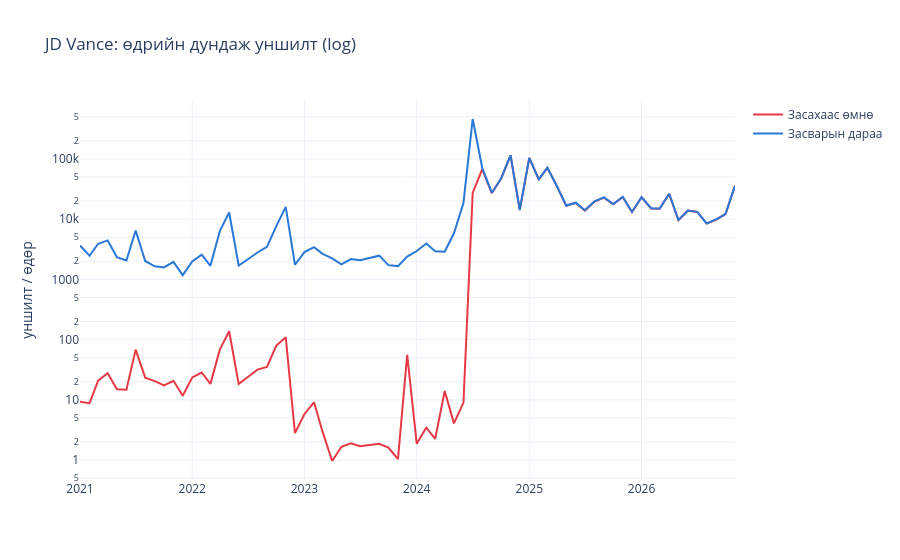

This figure's notebook cell:
### Markdown cell above
## 1. Нэр солигдсон нийтлэл

Wikipedia-д нийтлэлийн нэр солигдоход хуучин нэрийн уншилт **шинэ нэрэнд тооцогддоггүй**.
Жишээ нь "J. D. Vance" 2024 онд "JD Vance" болсон. Засахгүй бол model "2024 он хүртэл хэн ч сонирхоогүй" гэж буруу сурна.

### Code cell
merged = clean.merge_aliases(pv, alias)

# JD Vance: засахаас өмнө ба дараа (сарын дундаж)
before = pv[pv["article"] == "JD_Vance"].set_index("date")["views"].resample("MS").mean()
after = merged[merged["article"] == "JD_Vance"].set_index("date")["views"].resample("MS").mean()
df = pd.DataFrame({"Засахаас өмнө": before, "Засварын дараа": after}).reset_index()
fig = px.line(df, x="date", y=["Засахаас өмнө", "Засварын дараа"], log_y=True,
              color_discrete_sequence=[RED, BLUE], title="JD Vance: өдрийн дундаж уншилт (log)")
fig.update_layout(legend_title=None, yaxis_title="уншилт / өдөр", xaxis_title=None)
fig.show()
